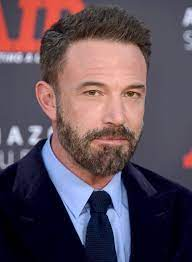
#> input picture images/Ben Affleck.jpeg, 192 x 262 px
$ python thresh.py
#> lines starting #> are read from the running program, lines starting #| are printed output that depends on the picture; after the words box and inside, x2 and y2 are one past the last pixel; in counts of white or black regions, pixels touching at a corner belong together
#pylint:disable=no-member

import cv2 as cv

img = cv.imread('../images/Ben Affleck.jpeg')
#> img is the input picture: shape (262, 192, 3); mean B, G, R 87.9, 76.7, 93.5
cv.imshow('Cats', img)

gray = cv.cvtColor(img, cv.COLOR_BGR2GRAY)
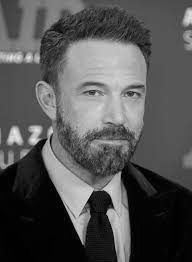
#> gray: shape (262, 192); min 0, max 239, mean 83
cv.imshow('Gray', gray)

# Simple Thresholding
threshold, thresh = cv.threshold(gray, 150, 255, cv.THRESH_BINARY )
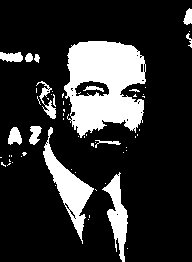
#> thresh: shape (262, 192); 18.8% white; 60 white regions (46 under 20 px), largest, box (x1, y1, x2, y2) and area: (64, 41, 146, 138) 5536, (43, 127, 94, 244) 1644, (102, 172, 128, 262) 979
cv.imshow('Simple Thresholded', thresh)

threshold, thresh_inv = cv.threshold(gray, 150, 255, cv.THRESH_BINARY_INV )
cv.imshow('Simple Thresholded Inverse', thresh_inv)

# Adaptive Thresholding
adaptive_thresh = cv.adaptiveThreshold(gray, 255, cv.ADAPTIVE_THRESH_GAUSSIAN_C, cv.THRESH_BINARY_INV, 11, 9)
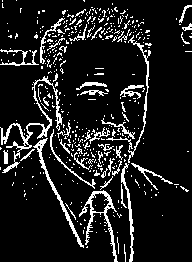
#> adaptive_thresh: shape (262, 192); 11.7% white in thin lines or dots
cv.imshow('Adaptive Thresholding', adaptive_thresh)

cv.waitKey(0)
cv.destroyAllWindows()

$ run again, with images/Elton John.jpeg copied over images/Ben Affleck.jpeg
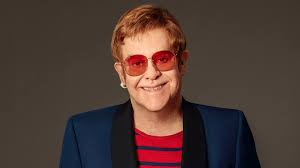
#> input picture images/Elton John.jpeg, 300 x 168 px
#> img is the input picture: shape (168, 300, 3); mean B, G, R 52.9, 59, 78.7
#> `threshold, thresh = cv.threshold(gray, 150, 255, cv.THRESH_BINARY )`:
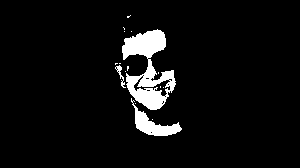
#> thresh: shape (168, 300); 5.6% white; 16 white regions (13 under 20 px), largest, box (x1, y1, x2, y2) and area: (122, 29, 176, 110) 2098, (131, 98, 182, 136) 618, (115, 65, 126, 88) 69
#> `adaptive_thresh = cv.adaptiveThreshold(gray, 255, cv.ADAPTIVE_THRESH_G..`:
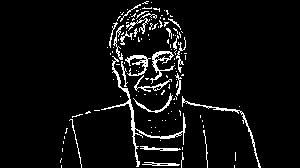
#> adaptive_thresh: shape (168, 300); 5.7% white in thin lines or dots, all inside (x1, y1, x2, y2) = (60, 1, 261, 168)

$ run again, with images/Group.jpeg copied over images/Ben Affleck.jpeg
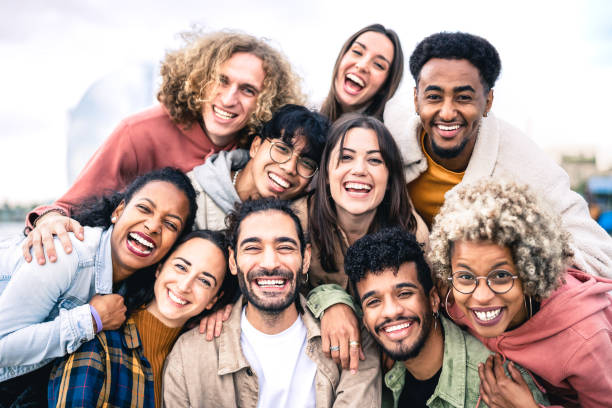
#> input picture images/Group.jpeg, 612 x 408 px
#> img is the input picture: shape (408, 612, 3); mean B, G, R 156.2, 161.2, 181.9
#> `threshold, thresh = cv.threshold(gray, 150, 255, cv.THRESH_BINARY )`:
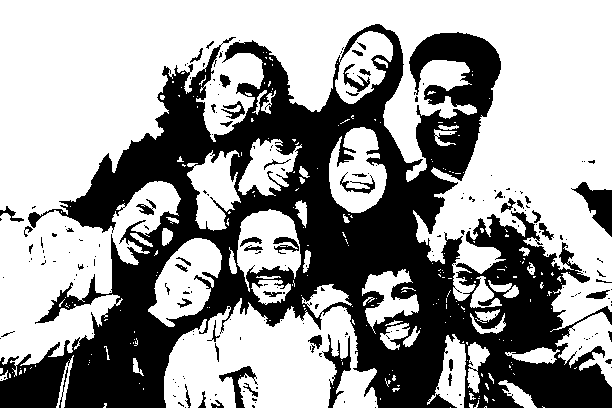
#> thresh: shape (408, 612); 61.1% white; 212 black regions (160 under 20 px), largest, box (x1, y1, x2, y2) and area: (0, 24, 612, 408) 91321, (571, 182, 612, 237) 970, (322, 334, 351, 408) 659
#> `adaptive_thresh = cv.adaptiveThreshold(gray, 255, cv.ADAPTIVE_THRESH_G..`:
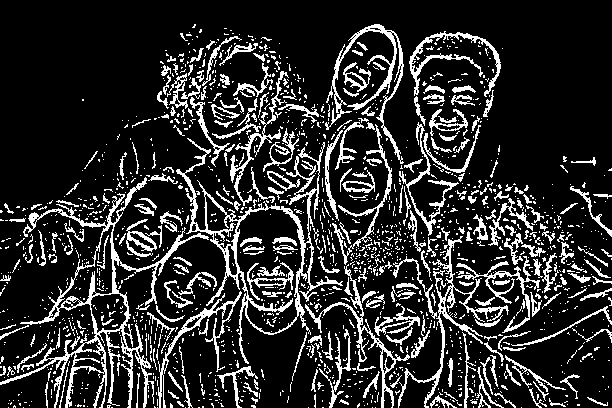
#> adaptive_thresh: shape (408, 612); 17.4% white in thin lines or dots

$ run again, with images/Group2.jpeg copied over images/Ben Affleck.jpeg
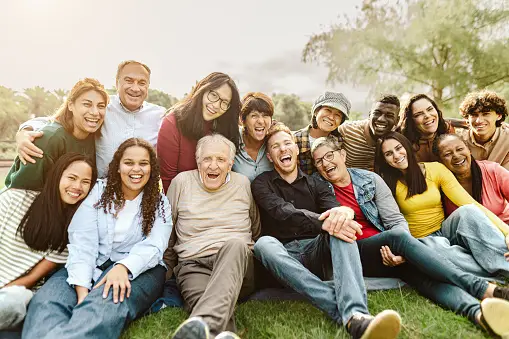
#> input picture images/Group2.jpeg, 509 x 339 px
#> img is the input picture: shape (339, 509, 3); mean B, G, R 133.1, 153.2, 163
#> `threshold, thresh = cv.threshold(gray, 150, 255, cv.THRESH_BINARY )`:
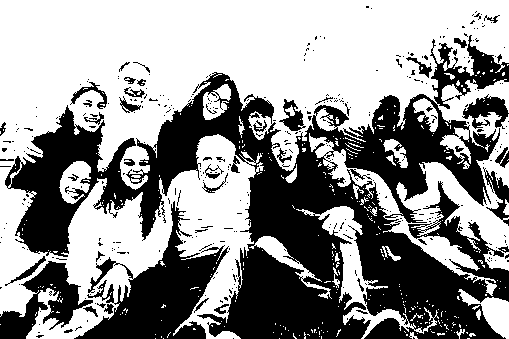
#> thresh: shape (339, 509); 57.7% white; 359 black regions (312 under 20 px), largest, box (x1, y1, x2, y2) and area: (5, 35, 509, 339) 57037, (74, 201, 229, 339) 7906, (0, 261, 93, 339) 2906
#> `adaptive_thresh = cv.adaptiveThreshold(gray, 255, cv.ADAPTIVE_THRESH_G..`:
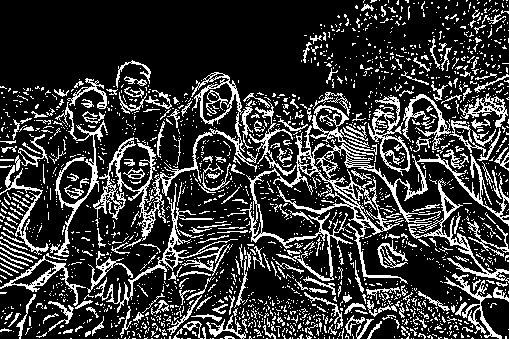
#> adaptive_thresh: shape (339, 509); 21.5% white in thin lines or dots
